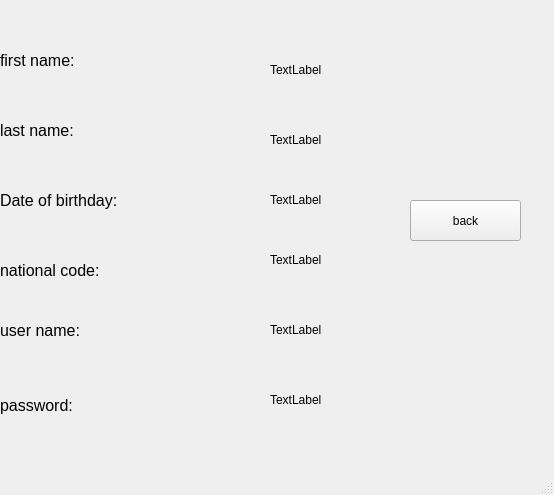
<?xml version="1.0" encoding="UTF-8"?>
<ui version="4.0">
 <class>show_personal_client_information</class>
 <widget class="QMainWindow" name="show_personal_client_information">
  <property name="geometry">
   <rect>
    <x>0</x>
    <y>0</y>
    <width>554</width>
    <height>495</height>
   </rect>
  </property>
  <property name="windowTitle">
   <string>MainWindow</string>
  </property>
  <widget class="QWidget" name="centralwidget">
   <widget class="QLabel" name="label">
    <property name="geometry">
     <rect>
      <x>0</x>
      <y>40</y>
      <width>91</width>
      <height>41</height>
     </rect>
    </property>
    <property name="font">
     <font>
      <pointsize>12</pointsize>
     </font>
    </property>
    <property name="text">
     <string>first name:</string>
    </property>
   </widget>
   <widget class="QLabel" name="label_2">
    <property name="geometry">
     <rect>
      <x>0</x>
      <y>110</y>
      <width>101</width>
      <height>41</height>
     </rect>
    </property>
    <property name="font">
     <font>
      <pointsize>12</pointsize>
     </font>
    </property>
    <property name="text">
     <string>last name:</string>
    </property>
   </widget>
   <widget class="QLabel" name="label_3">
    <property name="geometry">
     <rect>
      <x>0</x>
      <y>240</y>
      <width>131</width>
      <height>61</height>
     </rect>
    </property>
    <property name="font">
     <font>
      <pointsize>12</pointsize>
     </font>
    </property>
    <property name="text">
     <string>national code:</string>
    </property>
   </widget>
   <widget class="QLabel" name="label_4">
    <property name="geometry">
     <rect>
      <x>0</x>
      <y>310</y>
      <width>111</width>
      <height>41</height>
     </rect>
    </property>
    <property name="font">
     <font>
      <pointsize>12</pointsize>
     </font>
    </property>
    <property name="text">
     <string>user name:</string>
    </property>
   </widget>
   <widget class="QLabel" name="label_5">
    <property name="geometry">
     <rect>
      <x>0</x>
      <y>390</y>
      <width>91</width>
      <height>31</height>
     </rect>
    </property>
    <property name="font">
     <font>
      <pointsize>12</pointsize>
     </font>
    </property>
    <property name="text">
     <string>password:</string>
    </property>
   </widget>
   <widget class="QLabel" name="label_6">
    <property name="geometry">
     <rect>
      <x>0</x>
      <y>180</y>
      <width>151</width>
      <height>41</height>
     </rect>
    </property>
    <property name="font">
     <font>
      <pointsize>12</pointsize>
     </font>
    </property>
    <property name="text">
     <string>Date of birthday:</string>
    </property>
   </widget>
   <widget class="QLabel" name="label_7">
    <property name="geometry">
     <rect>
      <x>270</x>
      <y>60</y>
      <width>63</width>
      <height>20</height>
     </rect>
    </property>
    <property name="text">
     <string>TextLabel</string>
    </property>
   </widget>
   <widget class="QLabel" name="label_8">
    <property name="geometry">
     <rect>
      <x>270</x>
      <y>130</y>
      <width>63</width>
      <height>20</height>
     </rect>
    </property>
    <property name="text">
     <string>TextLabel</string>
    </property>
   </widget>
   <widget class="QLabel" name="label_9">
    <property name="geometry">
     <rect>
      <x>270</x>
      <y>190</y>
      <width>63</width>
      <height>20</height>
     </rect>
    </property>
    <property name="text">
     <string>TextLabel</string>
    </property>
   </widget>
   <widget class="QLabel" name="label_10">
    <property name="geometry">
     <rect>
      <x>270</x>
      <y>250</y>
      <width>63</width>
      <height>20</height>
     </rect>
    </property>
    <property name="text">
     <string>TextLabel</string>
    </property>
   </widget>
   <widget class="QLabel" name="label_11">
    <property name="geometry">
     <rect>
      <x>270</x>
      <y>320</y>
      <width>63</width>
      <height>20</height>
     </rect>
    </property>
    <property name="text">
     <string>TextLabel</string>
    </property>
   </widget>
   <widget class="QLabel" name="label_12">
    <property name="geometry">
     <rect>
      <x>270</x>
      <y>390</y>
      <width>63</width>
      <height>20</height>
     </rect>
    </property>
    <property name="text">
     <string>TextLabel</string>
    </property>
   </widget>
   <widget class="QPushButton" name="pushButton">
    <property name="geometry">
     <rect>
      <x>410</x>
      <y>200</y>
      <width>111</width>
      <height>41</height>
     </rect>
    </property>
    <property name="text">
     <string>back</string>
    </property>
   </widget>
  </widget>
  <widget class="QMenuBar" name="menubar">
   <property name="geometry">
    <rect>
     <x>0</x>
     <y>0</y>
     <width>554</width>
     <height>26</height>
    </rect>
   </property>
  </widget>
  <widget class="QStatusBar" name="statusbar"/>
 </widget>
 <resources/>
 <connections/>
</ui>
